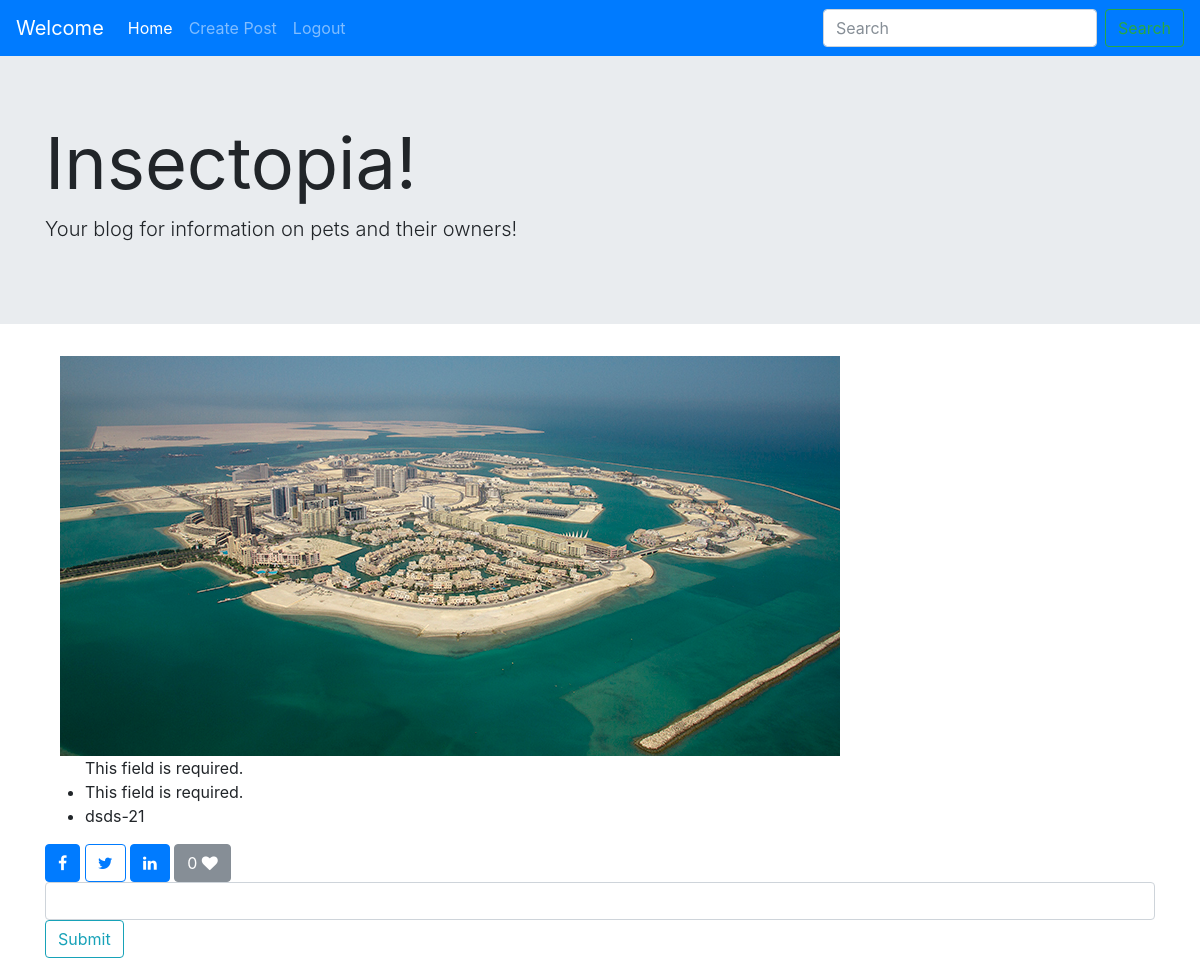
The page /posts/detail/dsds-21/ (signed in) on the database its author committed.
### posts/models.py (models this page shows, shortened)
class Post(models.Model):
	title = models.CharField(max_length=225)
	author = models.ForeignKey(User, default=1)
	slug = models.SlugField(unique=True)
	content = models.TextField()
	updated = models.DateTimeField(auto_now=True, auto_now_add=False)
	timestamp = models.DateTimeField(auto_now=False, auto_now_add=True)
	img = models.ImageField(null=True, blank=True, upload_to="post_images")
	draft = models.BooleanField(default=False)
	publish = models.DateField()
	def get_absolute_url(self):
		return reverse("posts:detail", kwargs={"post_slug": self.slug})
	class Meta:
		ordering = [ "title" ]

### posts/views.py (the view)
# urls.py: url(r'^detail/(?P<post_slug>[-\w]+)/$', views.post_detail, name="detail"),
def post_detail(request, post_slug):
	item = get_object_or_404 (Post, slug=post_slug)
	if not request.user.is_staff:
		if item.draft or item.publish > timezone.now().date():
			raise Http404
	liked = False
	if request.user.is_authenticated():
		if Like.objects.filter(post=item, user=request.user).exists():
			liked = True
		else:
			liked = False
	like_count = item.like_set.count()
	context = {
		"item": item,
		"liked": liked,
		"like_count": like_count,
	}
	return render(request, "post_detail.html", context)

### posts/templatetags/share.py (called while the page is built)
@register.filter
def share(value):
	return quote(value)

### posts/templates/post_detail.html (shortened to what this page needs)
{% extends "base.html" %}
{% load share %}
{% block content %}
<div class="col-sm-6 col-sm-offset-3">
    {% if item.img %}
        <img src="{{item.img.url}}" alt="" class="img-responsive">
    {% endif %}
</div>
	<ul>
		<a>{{item.title}} </a>
		<li>{{item.content}}</li>
		<li>{{item.slug}}</li>
	</ul>
<a class="btn btn-primary" href="https://www.facebook.com/sharer/sharer.php?u={{request.build_absolute_uri}}">
<i class="fa fa-facebook" aria-hidden="true"></i>
</a>
<a class="btn btn-outline-primary" href="https://twitter.com/home?status={{item.content|truncatechars:140|share}}%20{{request.build_absolute_uri}}">
<i class="fa fa-twitter" aria-hidden="true"></i>
</a>
<a class="btn btn-primary" href="https://www.linkedin.com/shareArticle?mini=true&url={{request.build_absolute_uri}}&title={{items.title|share}}&summary={{items.content|share}}&source={{request.build_absolute_uri}}">
<i class="fa fa-linkedin" aria-hidden="true"></i>
</a>
    <div class="btn btn-secondary" onclick="ajax_like()">
        <span id="likes_count">{{like_count}}</span>
        <span><i id="heart" class="fa fa-heart {% if liked %}text-danger{% endif %}" aria-hidden="true"></i></span>
    </div>
    {% include "comments.html" %}
{% endblock %}

### rows shown on the page
Post: img (picture), title "This field is required.", content "This field is required.", slug "dsds-21"

### other values the page prints
{{ like_count }} "0"
